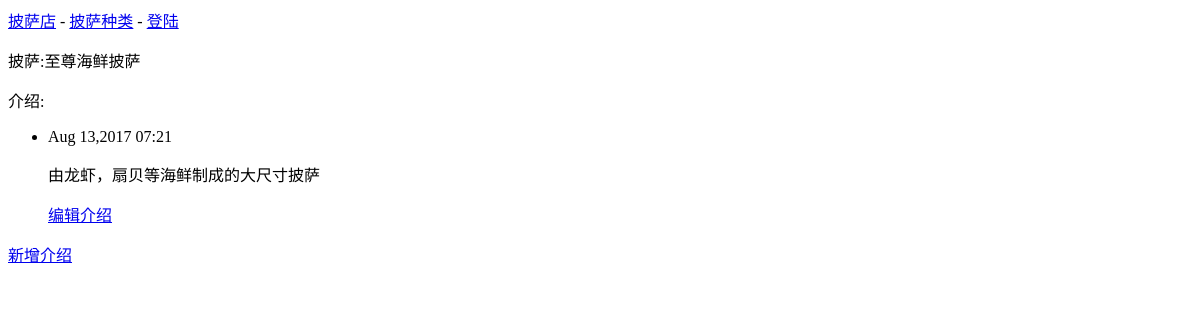
The page /pizzas/1/ on the database as committed earlier.
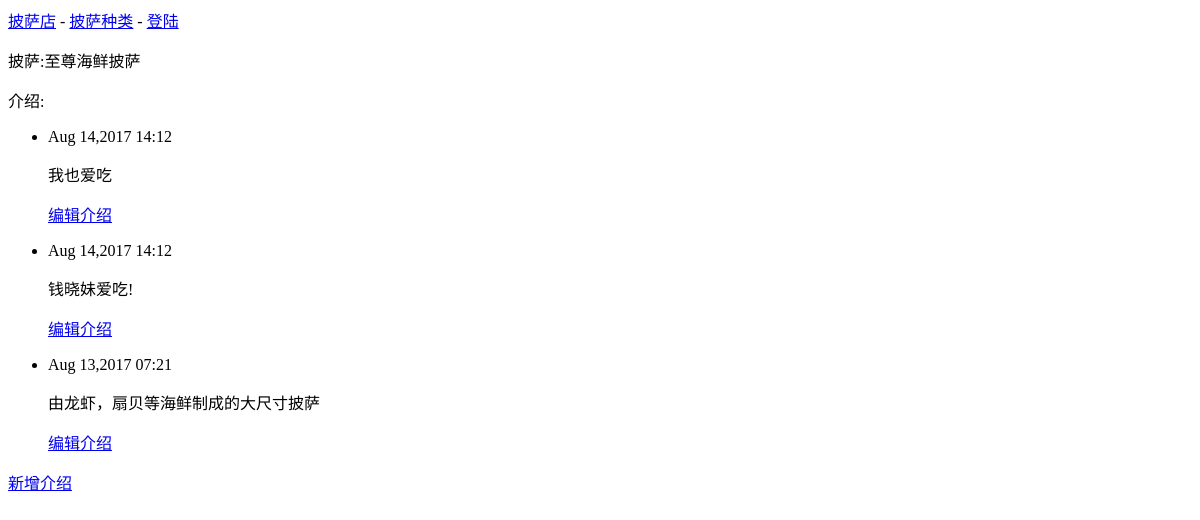
The same page on the database as committed later.
### pizzas/models.py (models this page shows, shortened)
class Pizza(models.Model):
	name = models.CharField(max_length=100)
	date_added = models.DateTimeField(auto_now_add=True)
	def __str__(self):
		return self.name

class Topping(models.Model):
	pizza = models.ForeignKey(Pizza)
	name = models.TextField()
	date_added = models.DateTimeField(auto_now_add=True)

### pizzas/views.py (the view)
# urls.py: url(r'^pizzas/(?P<pizza_id>\d+)/$',views.pizza,name='pizza'),
def pizza(request,pizza_id):
	pizza = Pizza.objects.get(id = pizza_id)
	toppings = pizza.topping_set.order_by('-date_added')
	context = {'pizza':pizza,'toppings':toppings}
	return render(request,'pizzas/pizza.html',context)

### pizzas/templates/pizzas/pizza.html
{% extends "pizzas/base.html" %}
{% block content %}
  <p>披萨:{{ pizza }}</p>
  <p>介绍:</p>
  <ul>
    {% for topping in toppings %}
      <li>
	    <p>{{ topping.date_added|date:'M d,Y H:i' }}</p>
	    <p>{{ topping.name|linebreaks }}</p>
	    <p>
			<a href="{% url 'pizzas:edit_topping' topping.id %}">编辑介绍</a>
		</p>
	  </li>
	{% empty %}
      <li>暂无介绍</li>
    {% endfor %}
  </ul>
  <p>
	  <a href="{% url 'pizzas:new_topping' pizza.id %}">新增介绍</a>
  </p>
{% endblock content %}

### pizzas/templates/pizzas/base.html
<p>
	<a href="{% url 'pizzas:index' %}">披萨店</a> -
	<a href="{% url 'pizzas:pizzas' %}">披萨种类</a> -
	  {% if user.is_authenticated %}
	    你好，{{ user.username }}.
	    <a href="{% url 'users:logout' %}">注销</a>
	  {% else %}
	    <a href="{% url 'users:login' %}">登陆</a>
	  {% endif %}
</p>
{% block content %}{% endblock content %}

Rows that differ between the two databases and show on the page:
added Topping: date_added "Aug 14,2017 14:12", name "我也爱吃"
added Topping: date_added "Aug 14,2017 14:12", name "钱晓妹爱吃!"
